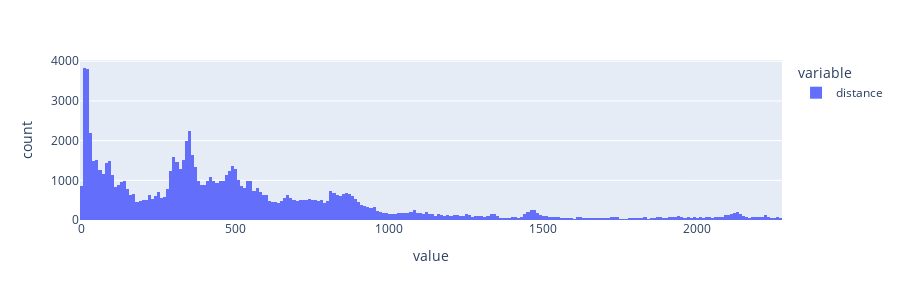

Here is the notebook cell this chart was saved with:
### Code cell
import plotly.express as px

px.histogram(df.distance, height=300)

### Figure 1 — Plotly figure (JSON) as saved in the notebook; plotly's stock layout.template omitted (floating-point values rounded to 4 significant figures; data arrays with more than 128 entries replaced by an {"elided": "..."} marker saying what was removed)
{"data": [{"alignmentgroup": "True", "bingroup": "x", "hovertemplate": "variable=distance<br>value=%{x}<br>count=%{y}<extra></extra>", "legendgroup": "distance", "marker": {"color": "#636efa", "pattern": {"shape": ""}}, "name": "distance", "offsetgroup": "distance", "orientation": "v", "showlegend": true, "type": "histogram", "x": {"elided": "99411 float values"}, "xaxis": "x", "yaxis": "y"}], "layout": {"barmode": "relative", "height": 300, "legend": {"title": {"text": "variable"}, "tracegroupgap": 0}, "margin": {"t": 60}, "xaxis": {"anchor": "y", "domain": [0, 1], "title": {"text": "value"}}, "yaxis": {"anchor": "x", "domain": [0, 1], "title": {"text": "count"}}}}
